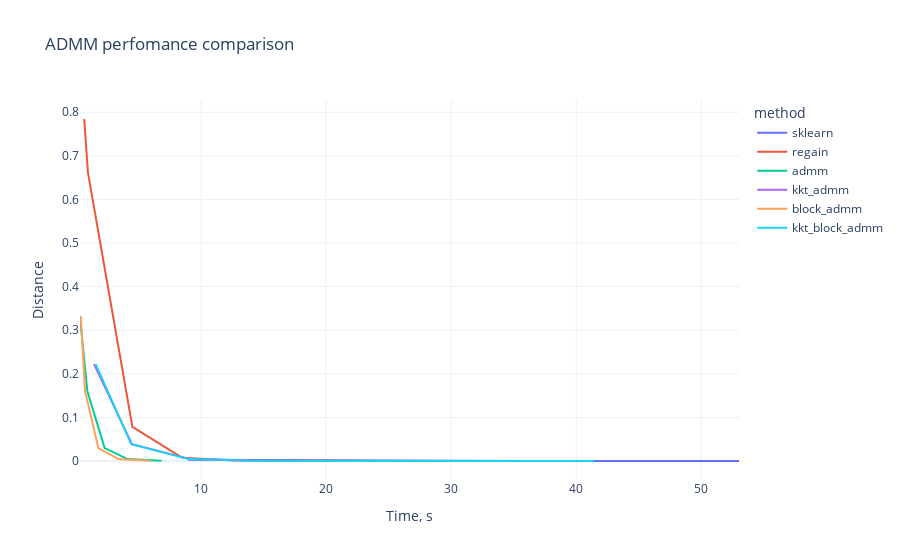

Write notebook code for a chart like this one.
### Markdown cell above
## Time plot

### Code cell
import plotly.graph_objects as go
fig = px.line(df, x="sec_time", y="distance",color='method', title='ADMM perfomance comparison', 
              template = "plotly_white",
              labels={"sec_time": "Time, s",
                "distance": "Distance",
                "method": "method"
                 })

fig.show()

### Figure 1 — Plotly figure (JSON) as saved in the notebook; plotly's stock layout.template omitted (floating-point values rounded to 4 significant figures)
{"data": [{"hovertemplate": "method=sklearn<br>Time, s=%{x}<br>Distance=%{y}<extra></extra>", "legendgroup": "sklearn", "line": {"color": "#636efa", "dash": "solid"}, "mode": "lines", "name": "sklearn", "orientation": "v", "showlegend": true, "type": "scatter", "x": [8.96, 25.51, 36.64, 44.69, 53.01, 50.46, 27.88, 16.31], "xaxis": "x", "y": [0.002712, 0.0003553, 0.0001356, 0.0001258, 0.0001254, 0.0001254, 0.0001254, 0.0001254], "yaxis": "y"}, {"hovertemplate": "method=regain<br>Time, s=%{x}<br>Distance=%{y}<extra></extra>", "legendgroup": "regain", "line": {"color": "#EF553B", "dash": "solid"}, "mode": "lines", "name": "regain", "orientation": "v", "showlegend": true, "type": "scatter", "x": [0.67, 0.96, 4.52, 8.51, 12.66, 17.34, 20.23, 24.52], "xaxis": "x", "y": [0.7845, 0.6627, 0.07843, 0.007218, 0.0009955, 1.892e-05, 0.00011, 0.000124], "yaxis": "y"}, {"hovertemplate": "method=admm<br>Time, s=%{x}<br>Distance=%{y}<extra></extra>", "legendgroup": "admm", "line": {"color": "#00cc96", "dash": "solid"}, "mode": "lines", "name": "admm", "orientation": "v", "showlegend": true, "type": "scatter", "x": [0.48, 0.47, 0.45, 0.33, 0.92, 2.3, 4.15, 6.85], "xaxis": "x", "y": [0.329, 0.329, 0.329, 0.329, 0.1596, 0.02977, 0.004378, 0.0006775], "yaxis": "y"}, {"hovertemplate": "method=kkt_admm<br>Time, s=%{x}<br>Distance=%{y}<extra></extra>", "legendgroup": "kkt_admm", "line": {"color": "#ab63fa", "dash": "solid"}, "mode": "lines", "name": "kkt_admm", "orientation": "v", "showlegend": true, "type": "scatter", "x": [1.45, 4.48, 9.14, 14.99, 28.95, 21.65, 29.13, 34.62], "xaxis": "x", "y": [0.2224, 0.0387, 0.004378, 0.0007717, 0.0001984, 0.0001332, 0.0001262, 0.0001255], "yaxis": "y"}, {"hovertemplate": "method=block_admm<br>Time, s=%{x}<br>Distance=%{y}<extra></extra>", "legendgroup": "block_admm", "line": {"color": "#FFA15A", "dash": "solid"}, "mode": "lines", "name": "block_admm", "orientation": "v", "showlegend": true, "type": "scatter", "x": [0.43, 0.41, 0.4, 0.4, 0.74, 1.8, 3.39, 5.98], "xaxis": "x", "y": [0.329, 0.329, 0.329, 0.329, 0.1596, 0.02977, 0.004378, 0.0006775], "yaxis": "y"}, {"hovertemplate": "method=kkt_block_admm<br>Time, s=%{x}<br>Distance=%{y}<extra></extra>", "legendgroup": "kkt_block_admm", "line": {"color": "#19d3f3", "dash": "solid"}, "mode": "lines", "name": "kkt_block_admm", "orientation": "v", "showlegend": true, "type": "scatter", "x": [1.58, 4.43, 9.01, 14.2, 21.77, 29.01, 39.71, 41.45], "xaxis": "x", "y": [0.2224, 0.0387, 0.004378, 0.0007717, 0.0001984, 0.0001332, 0.0001262, 0.0001255], "yaxis": "y"}], "layout": {"legend": {"title": {"text": "method"}, "tracegroupgap": 0}, "title": {"text": "ADMM perfomance comparison"}, "xaxis": {"anchor": "y", "domain": [0, 1], "title": {"text": "Time, s"}}, "yaxis": {"anchor": "x", "domain": [0, 1], "title": {"text": "Distance"}}}}
